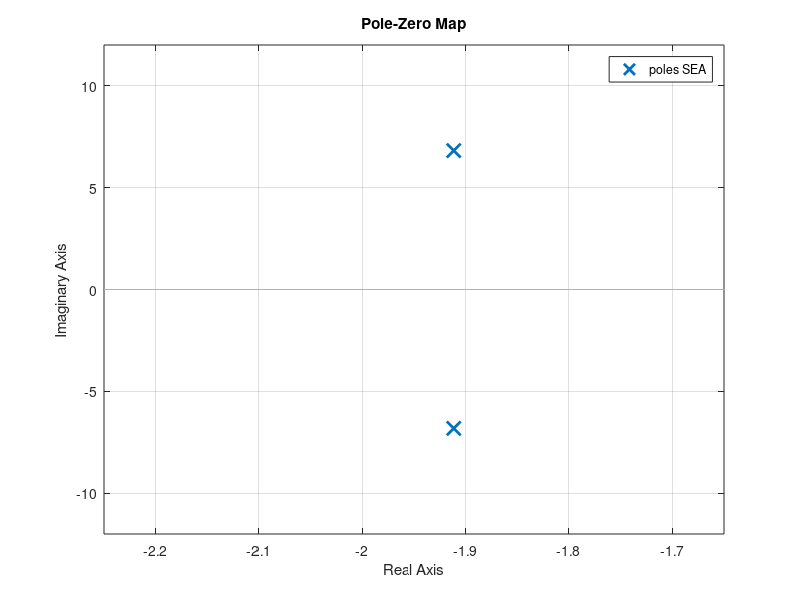
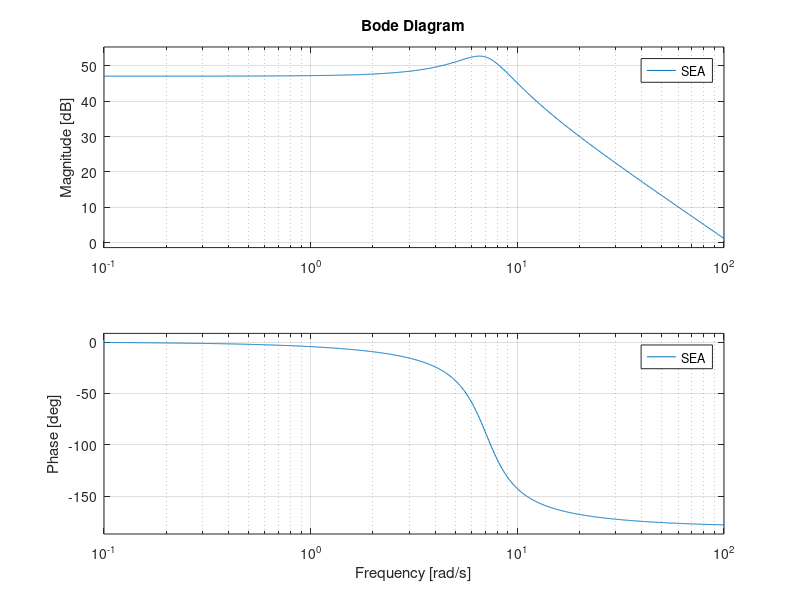
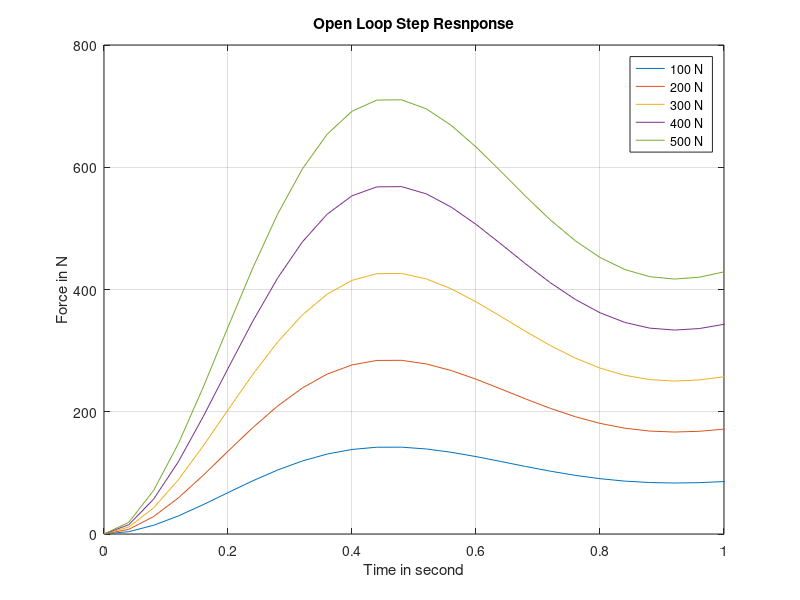
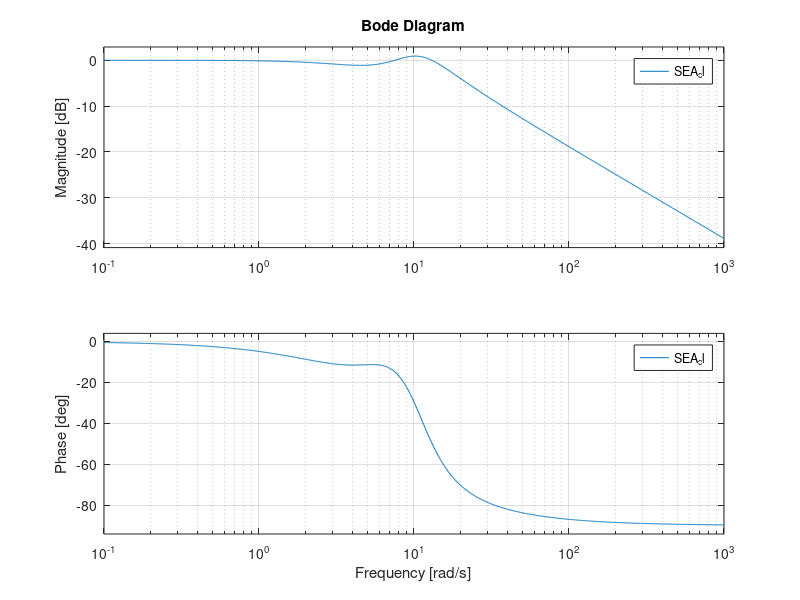

Write the MATLAB code that produced these figures, in order.
%% Design of Force controller for SEA 
clear all; close all; clc

%% Define Plant
s = tf('s');
SEA = 11358.64/(s^2 + 3.823*s + 50.126);

%Pole Zero map
figure
pzmap(SEA);
grid on

% Bode
figure
bode(SEA);
grid on


%% Open loop Step response
u1 = 1; % pound
u2 = 2;
u3 = 3;
u4 = 4;
u5 = 5;

[out1, T] = step(u1*SEA*(100/225));
[out2, T] = step(u2*SEA*(100/225));
[out3, T] = step(u3*SEA*(100/225));
[out4, T] = step(u4*SEA*(100/225));
[out5, T] = step(u5*SEA*(100/225));

figure;
plot(T, out1);
hold on
grid on
plot(T, out2);
plot(T, out3);
plot(T, out4);
plot(T, out5);
xlabel('Time in second');
ylabel('Force in N');
legend('100 N ', '200 N', '300 N', '400 N', '500 N');
title('Open Loop Step Resnponse');
axis([0 1 0 800]);

%% PID controller
Kp = .01;
Ki = 0.05;
Kd = 0.001;

C = Kp + Ki/s + Kd*s;

SEA_cl = feedback(C*SEA, 1);

figure
bode(SEA_cl);
grid on

t = 0:0.01:2;
[out_cl1, T2] = step(t, u1*SEA_cl*100);
[out_cl2, T2] = step(t, u2*SEA_cl*100);
[out_cl3, T2] = step(t, u3*SEA_cl*100);
[out_cl4, T2] = step(t, u4*SEA_cl*100);
[out_cl5, T2] = step(t, u5*SEA_cl*100);

figure;
plot(T2, out_cl1);
hold on
grid on
plot(T2, out_cl2);
plot(T2, out_cl3);
plot(T2, out_cl4);
plot(T2, out_cl5);
xlabel('Time in second');
ylabel('Force in N');
legend('100 N ', '200 N', '300 N', '400 N', '500 N');
title('Closed Loop Step Resnponse');
axis([0 1 0 600]);